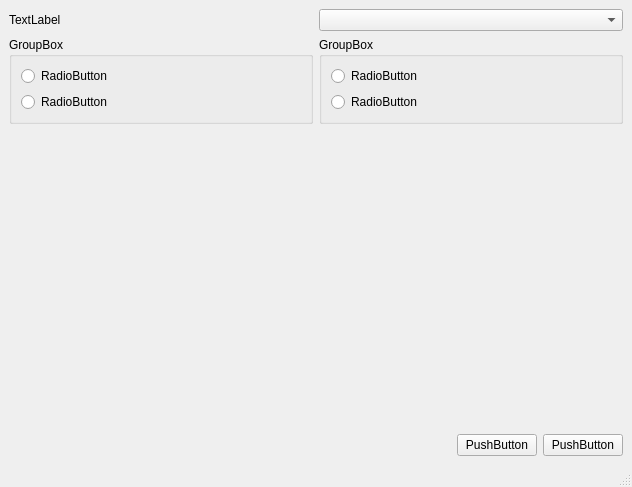
<?xml version="1.0" encoding="UTF-8"?>
<ui version="4.0">
 <class>MaClasse</class>
 <widget class="QMainWindow" name="MaClasse">
  <property name="geometry">
   <rect>
    <x>0</x>
    <y>0</y>
    <width>632</width>
    <height>487</height>
   </rect>
  </property>
  <property name="windowTitle">
   <string>MaClasse</string>
  </property>
  <widget class="QWidget" name="centralwidget">
   <layout class="QVBoxLayout" name="verticalLayout_3">
    <item>
     <layout class="QHBoxLayout" name="horizontalLayout_2">
      <item>
       <widget class="QLabel" name="label">
        <property name="text">
         <string>TextLabel</string>
        </property>
       </widget>
      </item>
      <item>
       <widget class="QComboBox" name="comboBox"/>
      </item>
     </layout>
    </item>
    <item>
     <layout class="QHBoxLayout" name="horizontalLayout">
      <item>
       <widget class="QGroupBox" name="groupBox">
        <property name="title">
         <string>GroupBox</string>
        </property>
        <layout class="QVBoxLayout" name="verticalLayout_2">
         <item>
          <widget class="QRadioButton" name="radioButton">
           <property name="text">
            <string>RadioButton</string>
           </property>
          </widget>
         </item>
         <item>
          <widget class="QRadioButton" name="radioButton_2">
           <property name="text">
            <string>RadioButton</string>
           </property>
          </widget>
         </item>
        </layout>
       </widget>
      </item>
      <item>
       <widget class="QGroupBox" name="groupBox_2">
        <property name="title">
         <string>GroupBox</string>
        </property>
        <layout class="QVBoxLayout" name="verticalLayout">
         <item>
          <widget class="QRadioButton" name="radioButton_3">
           <property name="text">
            <string>RadioButton</string>
           </property>
          </widget>
         </item>
         <item>
          <widget class="QRadioButton" name="radioButton_4">
           <property name="text">
            <string>RadioButton</string>
           </property>
          </widget>
         </item>
        </layout>
       </widget>
      </item>
     </layout>
    </item>
    <item>
     <spacer name="verticalSpacer">
      <property name="orientation">
       <enum>Qt::Vertical</enum>
      </property>
      <property name="sizeHint" stdset="0">
       <size>
        <width>20</width>
        <height>265</height>
       </size>
      </property>
     </spacer>
    </item>
    <item>
     <layout class="QHBoxLayout" name="horizontalLayout_3">
      <item>
       <spacer name="horizontalSpacer">
        <property name="orientation">
         <enum>Qt::Horizontal</enum>
        </property>
        <property name="sizeHint" stdset="0">
         <size>
          <width>40</width>
          <height>20</height>
         </size>
        </property>
       </spacer>
      </item>
      <item>
       <widget class="QPushButton" name="pushButton">
        <property name="text">
         <string>PushButton</string>
        </property>
       </widget>
      </item>
      <item>
       <widget class="QPushButton" name="pushButton_2">
        <property name="text">
         <string>PushButton</string>
        </property>
       </widget>
      </item>
     </layout>
    </item>
   </layout>
  </widget>
  <widget class="QMenuBar" name="menubar">
   <property name="geometry">
    <rect>
     <x>0</x>
     <y>0</y>
     <width>632</width>
     <height>20</height>
    </rect>
   </property>
  </widget>
  <widget class="QStatusBar" name="statusbar"/>
 </widget>
 <resources/>
 <connections>
  <connection>
   <sender>pushButton</sender>
   <signal>clicked()</signal>
   <receiver>MaClasse</receiver>
   <slot>close()</slot>
   <hints>
    <hint type="sourcelabel">
     <x>108</x>
     <y>440</y>
    </hint>
    <hint type="destinationlabel">
     <x>104</x>
     <y>637</y>
    </hint>
   </hints>
  </connection>
 </connections>
</ui>
